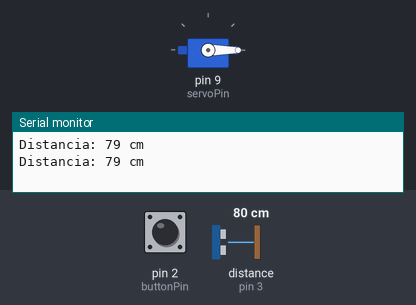
The sketch below on a simulated Arduino Uno, built with avr-gcc and run on an emulated ATmega328P. Parts: servo, the last lines printed to the serial monitor. Wiring (inferred from the names in the program): ultrasonic range finder: trigger pin 3; echo pin 3. Inputs (shaded band) come from the test bench; at power-on: distance to the obstacle (sensor on pin 3) 80 cm, pin 2 (buttonPin) LOW. The echo pulse lasts 58.3 µs per cm.

Above: at 1.8 s.
1.9 s: distance to the obstacle (sensor on pin 3) set to 2 cm
At 2.8 s:
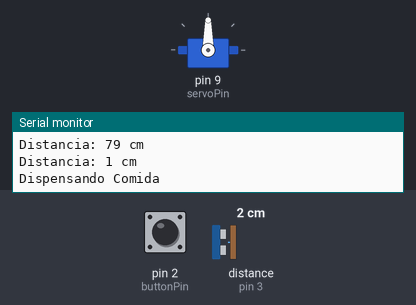
6.0 s: distance to the obstacle (sensor on pin 3) set to 19 cm
10.1 s: distance to the obstacle (sensor on pin 3) set to 22 cm
11.6 s: distance to the obstacle (sensor on pin 3) set to 4 cm
At 16.5 s:
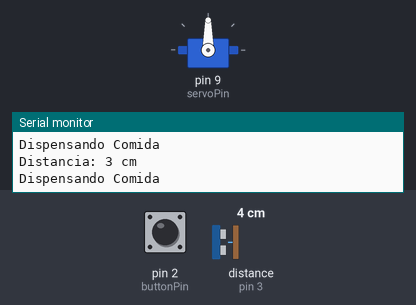
Timing chart, 0 to 16.7 s (numbered marks = the images above; inputs shaded):
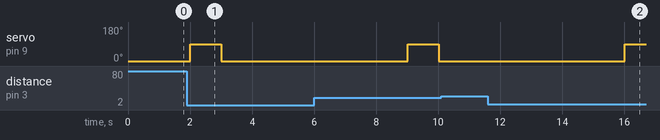

Measured:
- after the input at 1.9 s, servo on pin 9 (servoPin): 0° → 90° after 0.11 s, → 0° 1.0 s later
- after the input at 10.1 s, every drawn part: stays the same
- after the input at 11.6 s, servo on pin 9 (servoPin): 0° → 90° after 4.4 s

The sketch:

COMEDERO.ino
```cpp
#include <Servo.h>

const int buttonPin = 2;   // Pin digital 2 para el botón
const int sensorPin = 3;   // Pin digital 3 para el pin de señal del sensor de ultrasonido
const int servoPin = 9;    // Pin digital 9 para el servo

Servo myServo;

void setup() {
  Serial.begin(9600);
  pinMode(buttonPin, INPUT);
  myServo.attach(servoPin);
  myServo.write(0); // Posición inicial del servo
}

void loop() {
  int buttonState = digitalRead(buttonPin);
  long duration, distance;

  // Enviar pulso de inicio al sensor de ultrasonido
  pinMode(sensorPin, OUTPUT);
  digitalWrite(sensorPin, LOW);
  delayMicroseconds(2);
  digitalWrite(sensorPin, HIGH);
  delayMicroseconds(10);
  digitalWrite(sensorPin, LOW);

  // Cambiar el pin a modo de entrada para leer el tiempo de eco
  pinMode(sensorPin, INPUT);
  duration = pulseIn(sensorPin, HIGH);

  // Calcular la distancia en centímetros
  distance = (duration / 2) / 29.1;

  // Filtrar valores incorrectos
  if (distance > 0 && distance < 400) { // Suponiendo que el sensor tiene un rango máximo de 400 cm
    Serial.print("Distancia: ");
    Serial.print(distance);
    Serial.println(" cm");

    // Si el botón está presionado o un objeto está a menos de 20 cm
    if (buttonState == HIGH || distance < 20) {
      Serial.println("Dispensando Comida");
      myServo.write(90); // Girar servo para dispensar comida
      delay(1000);       // Esperar 1 segundo
      myServo.write(0);  // Volver a la posición inicial
      delay(5000);       // Esperar 5 segundos antes de verificar nuevamente
    }
  } else {
    Serial.println("error de calculo de dsitancia");
  }

  delay(1000); // Esperar 1 segundo antes de la siguiente lectura
}
```
